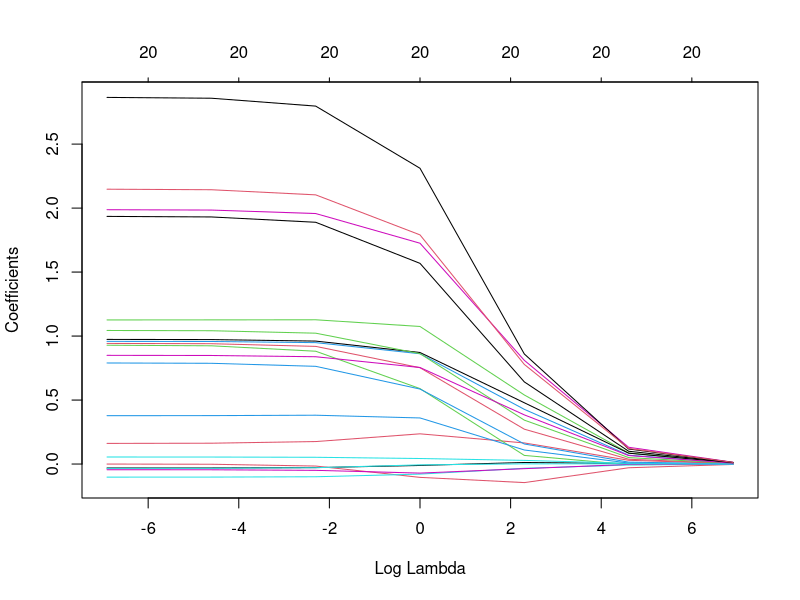

Generate this figure with R:
## ---- chunk 1
knitr::opts_chunk$set(echo = TRUE)
library(tidyverse)
library(broom)
# install.packages("glmnet") # if necessary
library(glmnet)
## ---- chunk 2
#set.seed(1)
n <- 100
p <- 20
X <- matrix(rnorm(n*p), nrow = n)
beta <- rpois(p, lambda = 1)
#beta <- c(-1, 1, rep(0, p - 2))
y <- X %*% beta + rnorm(n)
## ---- chunk 3
model_ridge <- glmnet(X, y,
                      intercept = FALSE,
                      alpha = 0,
                      lambda = 10^(-3:3))
## ---- chunk 4
plot(model_ridge, xvar = "lambda")
## ---- chunk 5
lambda <- 10^0
beta_hat <- coef(model_ridge, s = lambda)[-1] # leave out intercept
mean((beta - beta_hat)^2)
## ---- chunk 6
y_hat <- X %*% beta_hat
mean((y - y_hat)^2)
## ---- chunk 7
X_ID <- matrix(rnorm(n*p), nrow = n)
y_ID <- X_ID %*% beta + rnorm(n)
## ---- chunk 8
y_ID_hat <- predict(model_ridge, newx = X_ID, s = lambda)
mean((y_ID - y_ID_hat)^2)
## ---- chunk 9
y_hat <- predict(model_ridge, newx = X, s = 10*lambda)
mean((y - y_hat)^2)
## ---- chunk 10
beta_new_D <- beta + rnorm(p, sd = .1)
X_OOD <- matrix(rnorm(n*p), nrow = n)
y_OOD <- X_OOD %*% beta_new_D + rnorm(n)
## ---- chunk 11
y_OOD_hat <- predict(model_ridge, newx = X_OOD, s = 10*lambda)
mean((y_OOD - y_OOD_hat)^2)
## ---- chunk 12
# Gradient of the loss function
least_squares_gradient <- function(x, y, beta) {
  -2 * t(x) %*% (y - x %*% beta) #+ 2 * beta
}

# Loss function
least_squares_loss <- function(x, y, beta) {
  sum((y - x %*% beta)^2)
}

beta_prev2 <- rep(0, p) # or random start point
grad_prev2 <- least_squares_gradient(X, y, beta_prev2)
beta_prev1 <- beta_prev2 + 0.1 * grad_prev2 / sqrt(sum(grad_prev2^2))
grad_prev1 <- least_squares_gradient(X, y, beta_prev1)
previous_loss <- least_squares_loss(X, y, beta_prev2)
next_loss <- least_squares_loss(X, y, beta_prev1)
steps <- 1

while (abs(previous_loss - next_loss) > 0.001) {
  grad_diff <- grad_prev1 - grad_prev2
  step_BB <- sum((beta_prev1 - beta_prev2) * grad_diff) / sum(grad_diff^2)
  
  beta_prev2 <- beta_prev1
  beta_prev1 <- beta_prev1 - step_BB * grad_prev1
  
  grad_prev2 <- grad_prev1
  grad_prev1 <- least_squares_gradient(X, y, beta_prev1)  
  
  previous_loss <- next_loss
  next_loss <- least_squares_loss(X, y, beta_prev1)
  
  #if (round(steps/10) == steps/10)
  print(previous_loss)
  steps <- steps + 1
}

beta_final <- beta_prev1 
## ---- chunk 13
mean((beta_final - beta)^2)
## ---- chunk 14
beta_zero <- coef(model_ridge, s = 10^(-3))[-1]
mean((beta_final - beta_zero)^2)
